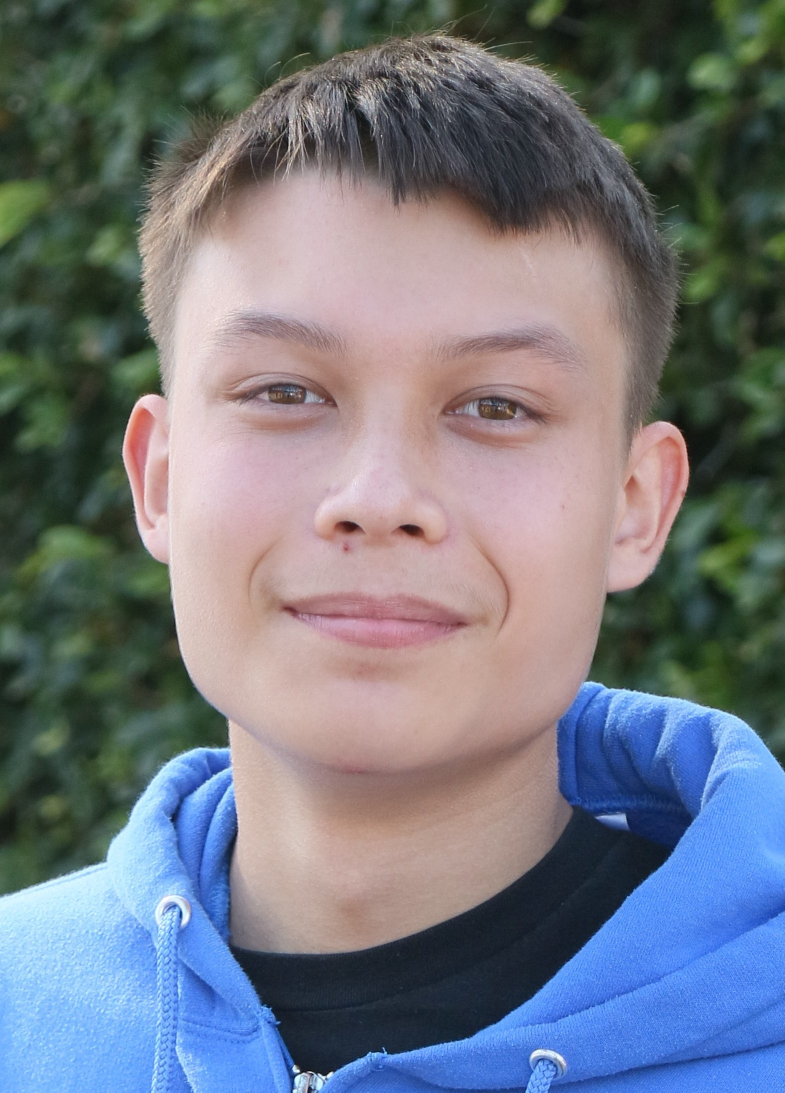
#> input picture happy.jpg, 1569 x 2185 px (shown at 1/2 size)
$ jupyter execute TestingOpenCV.ipynb
#> lines starting #> are read from the running program, lines starting #| are printed output that depends on the picture
[cell 1]
import cv2 as cv
import numpy as np

[cell 2]
img = cv.imread('happy.jpg') # read image
#> img is the input picture: shape (2185, 1569, 3); mean B, G, R 126.9, 118.7, 114

blank = np.zeros((500,500, 3), dtype='uint8')

cv.imshow('Happy', img) # Shows window with label Happy and the image

blank[:] = 0,255,0
cv.imshow('Green', blank)
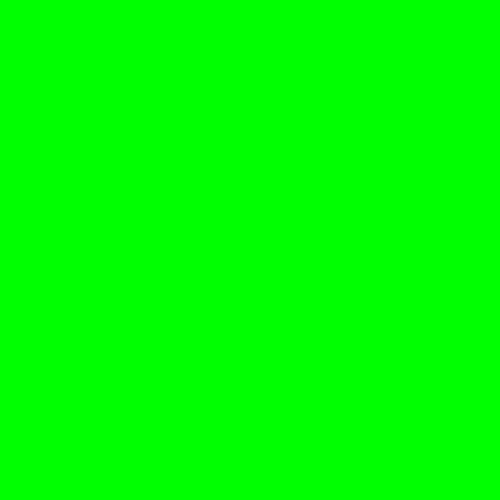
#> window 'Green': shape (500, 500, 3); mean B, G, R 0, 255, 0

cv.rectangle(blank, (0,0), (blank.shape[1]//2, blank.shape[0]//2), (0,255,0), thickness=cv.FILLED)

cv.imshow('Rectangle', blank)

cv.circle(blank, (blank.shape[1]//2, blank.shape[0]//2), 40, (0,0,255), thickness=3)

cv.imshow('Circle', blank)

cv.line(blank, (100, 250), (300,400), (255,255,255), thickness=3)
cv.imshow('Line', blank)

cv.putText(blank, 'Hello World', (225, 225), cv.FONT_HERSHEY_TRIPLEX, 1.0, (0,255,0), thickness=2)
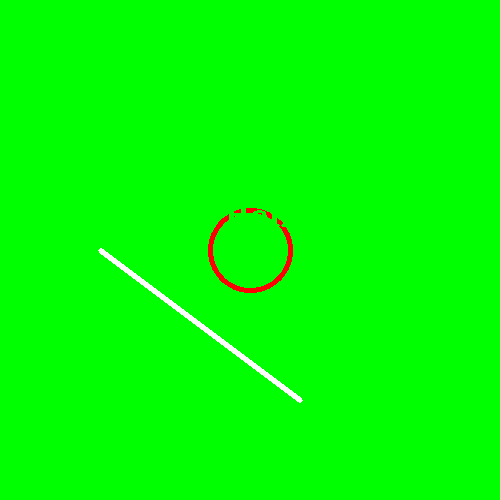
#> blank: shape (500, 500, 3); mean of channels 0, 1, 2 1.4, 253.9, 2.5; drawn as B, G, R
cv.imshow('Text', blank)

cv.waitKey(0) # waits for a delay for a key to be pressed, 0 just waits as long as needed

[cell 3]
# Convert img to grayscale

gray = cv.cvtColor(img, cv.COLOR_BGR2GRAY)
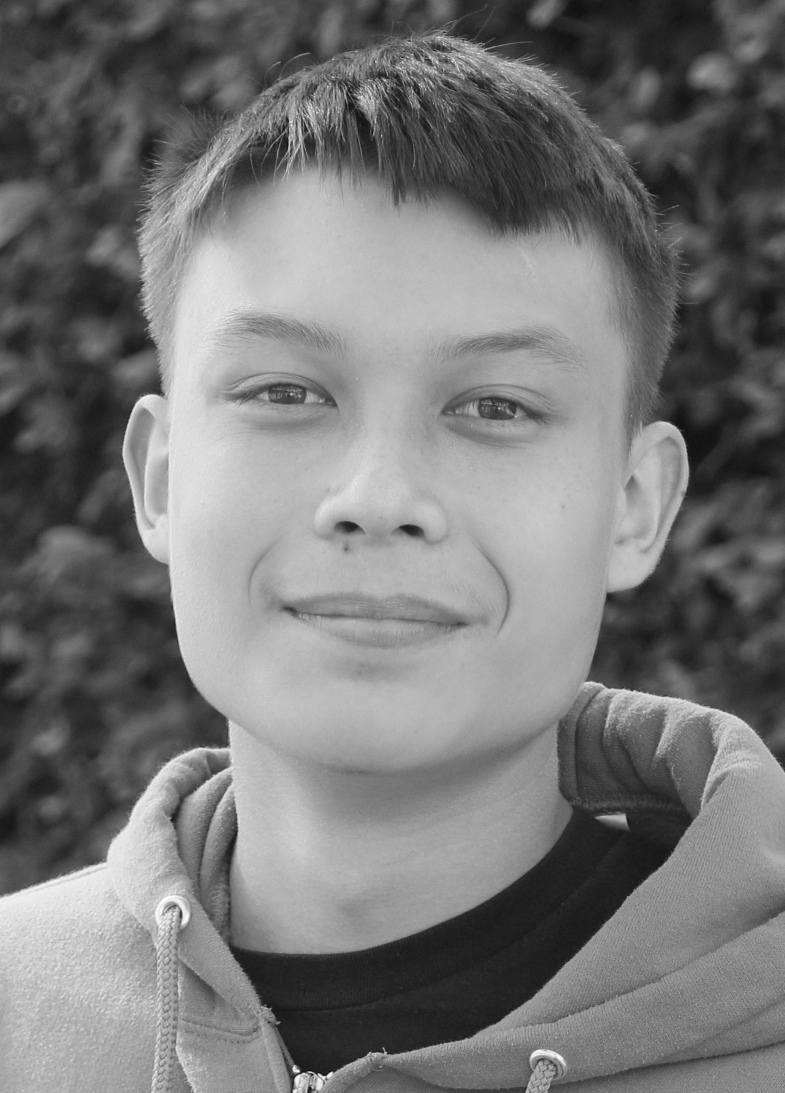
#> gray: shape (2185, 1569) (shown at 1/2 size); min 3, max 255, mean 118.2
cv.imshow('Gray', gray)

# Blur image to remove noise

blur = cv.GaussianBlur(img, (3,3), cv.BORDER_DEFAULT)
cv.imshow('Blur', blur)

# Edge Cascade
canny = cv.Canny(img, 125, 175)
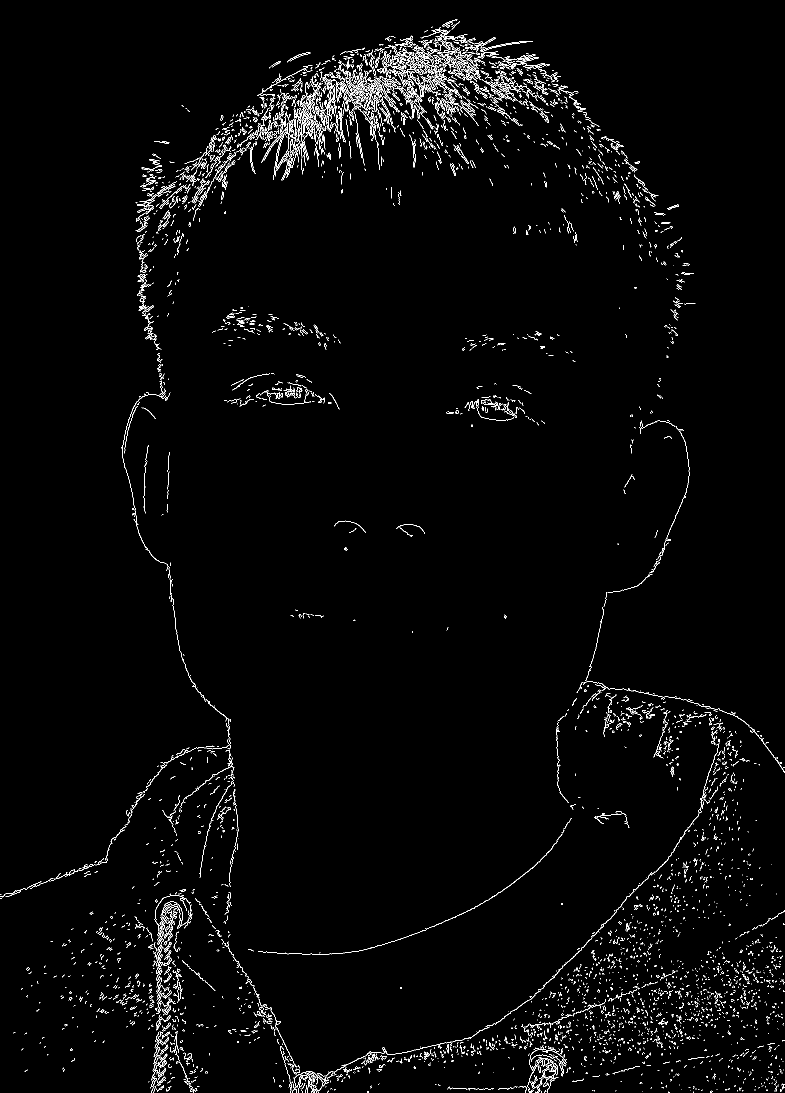
#> canny: shape (2185, 1569) (shown at 1/2 size); 2% white in thin lines or dots
cv.imshow('Canny', canny)

$ run again, with angry.jpg copied over happy.jpg
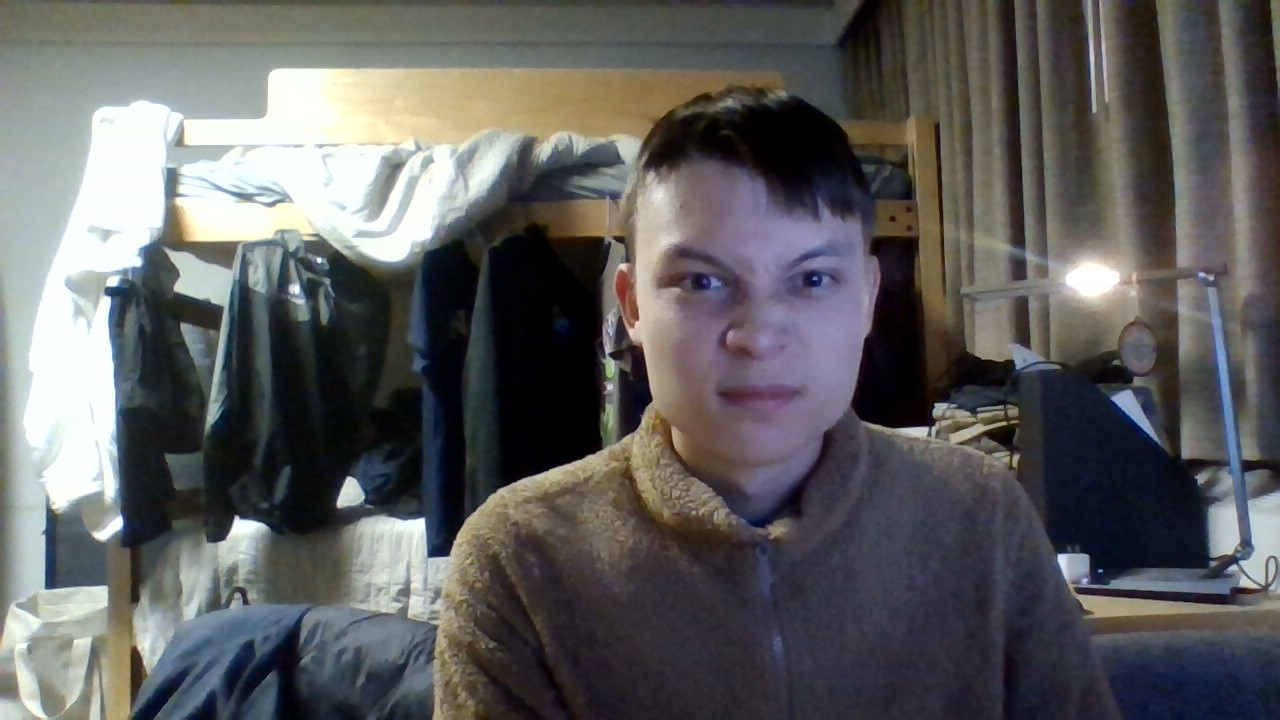
#> input picture angry.jpg, 1280 x 720 px
#> img is the input picture: shape (720, 1280, 3); mean B, G, R 94.1, 94.1, 94.4
#> `gray = cv.cvtColor(img, cv.COLOR_BGR2GRAY)`:
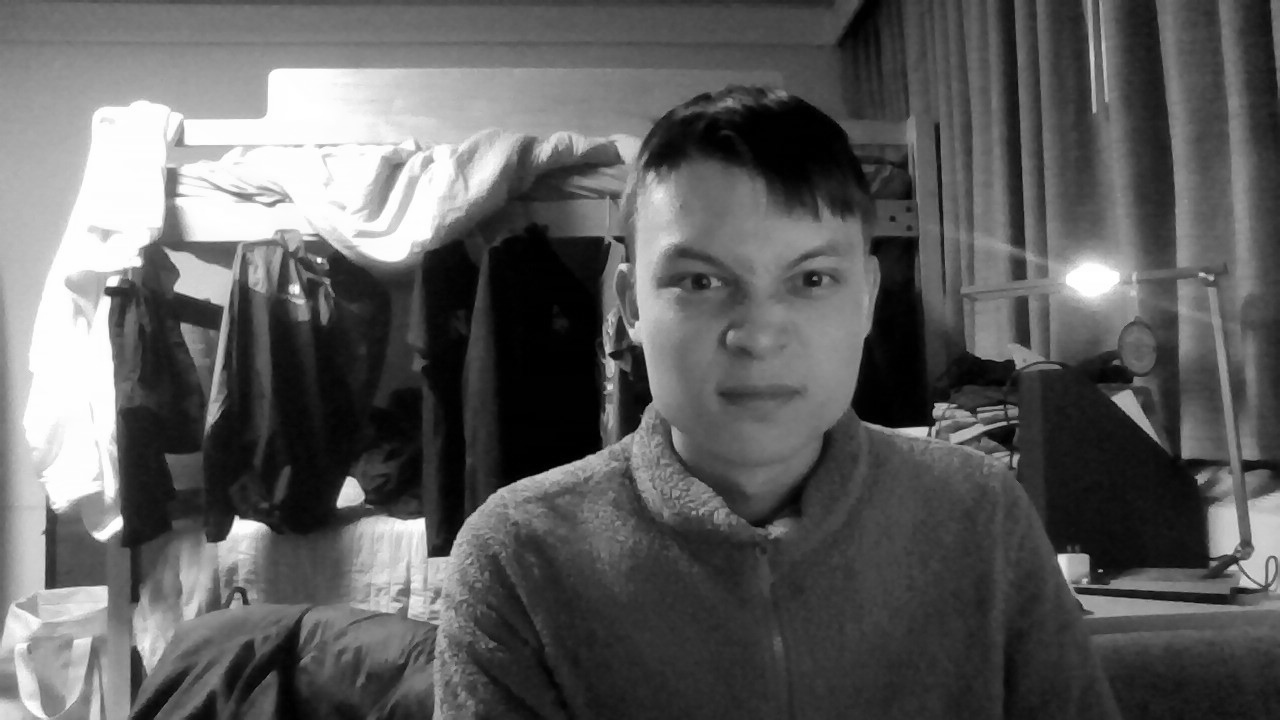
#> gray: shape (720, 1280); min 0, max 255, mean 94.2
#> `canny = cv.Canny(img, 125, 175)`:
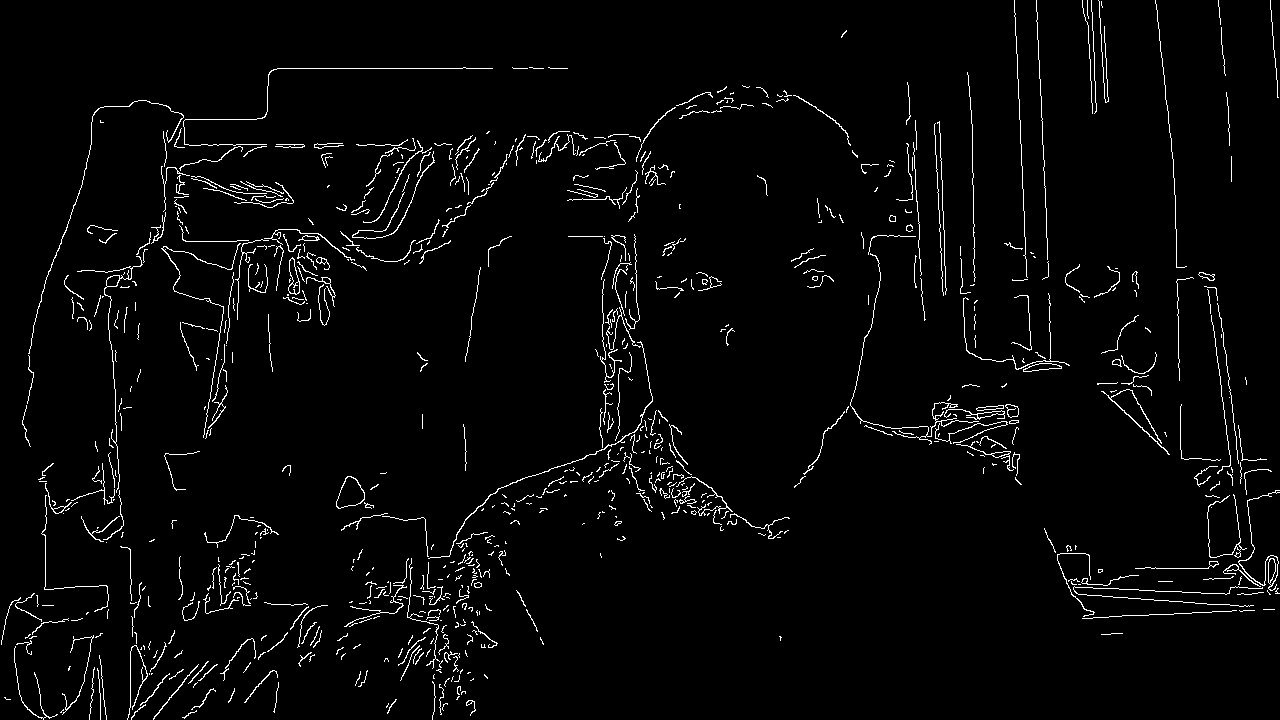
#> canny: shape (720, 1280); 2.9% white in thin lines or dots
